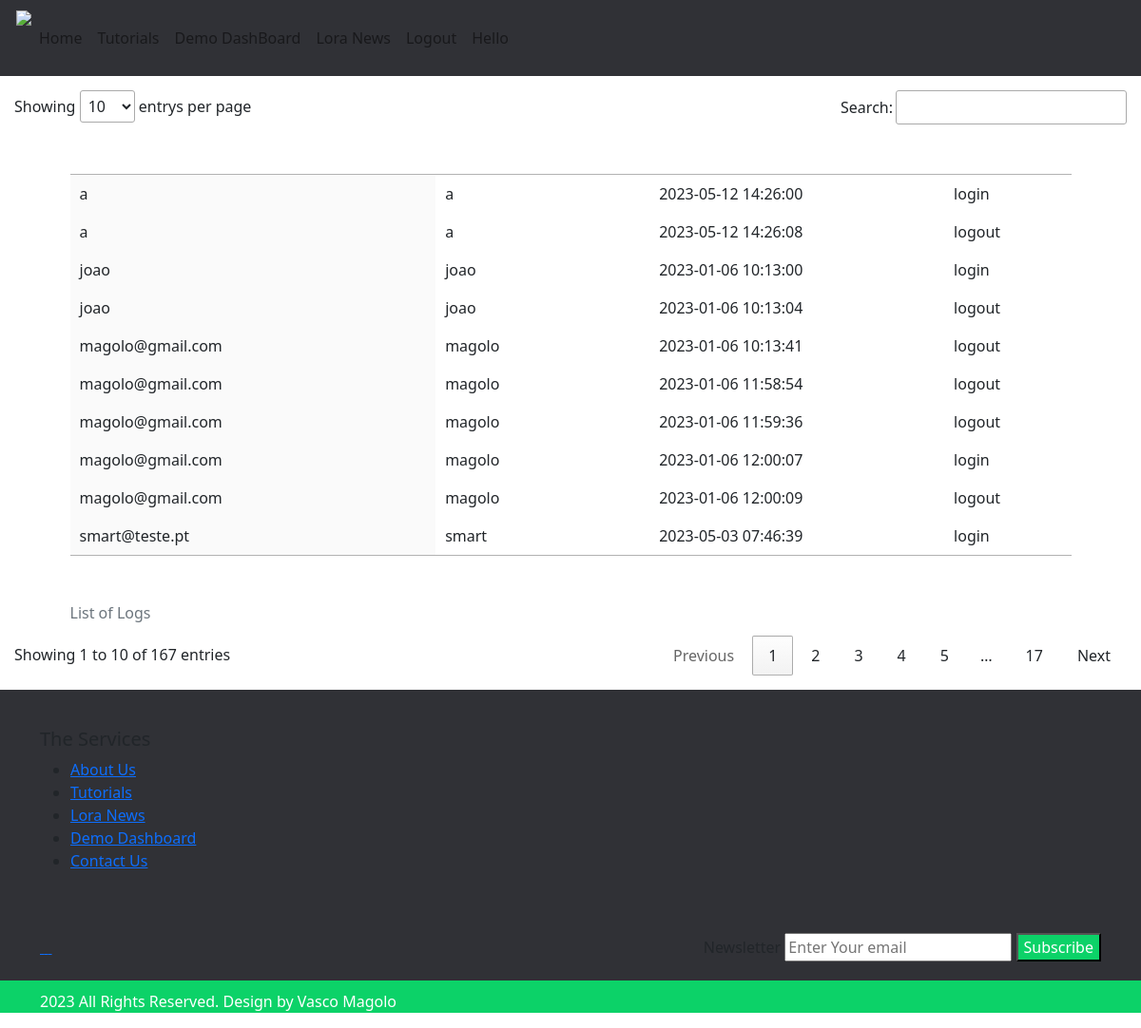
The page /website/pages/listaLogs.php (signed in) on the database as committed earlier.
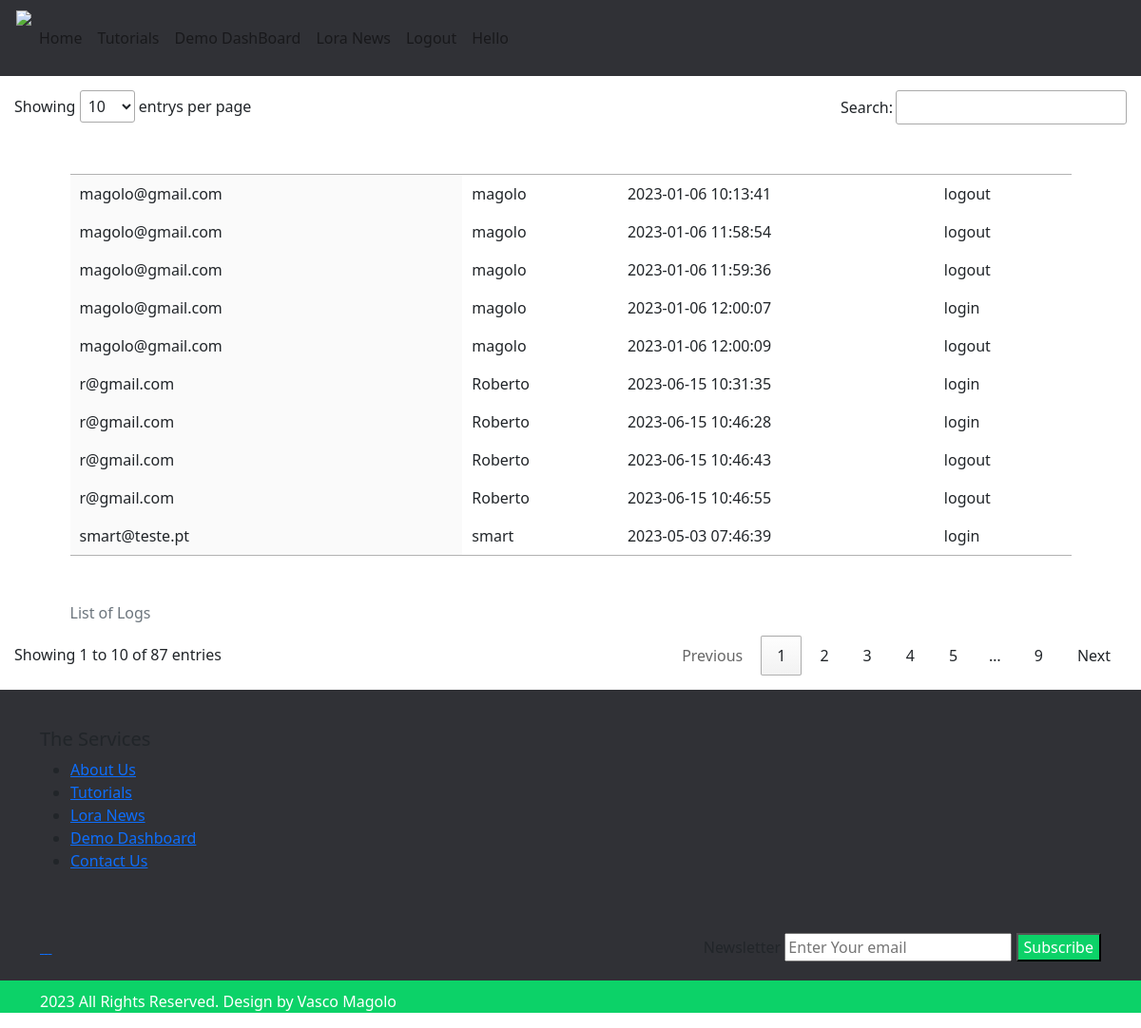
The same page on the database as committed later.
### tables this page shows
CREATE TABLE `logs` (
  `IDuser` int(11) NOT NULL,
  `Datalog` timestamp NOT NULL DEFAULT CURRENT_TIMESTAMP,
  `tipo` varchar(20) DEFAULT NULL
);

CREATE TABLE `users` (
  `IDuser` int(11) NOT NULL,
  `login` varchar(100) NOT NULL,
  `pass` varchar(100) NOT NULL,
  `nome` varchar(100) NOT NULL,
  `dataRegisto` timestamp NOT NULL DEFAULT CURRENT_TIMESTAMP ON UPDATE CURRENT_TIMESTAMP,
  `IDtipo` int(11) DEFAULT NULL,
  `IDestado` int(11) NOT NULL
);

### website/pages/listaLogs.php (the view, shortened to what this page needs)
<?php
include ('../scripts/ligaBD.php');
include ('../pages/head.php');
include('../pages/nav.php');
?>
<!DOCTYPE html>
<html>
  <head>
    <link rel="stylesheet" type="text/css" href="https://cdn.datatables.net/1.13.1/css/jquery.dataTables.css">
    <link rel=stylesheet type="text/css" href="../css/styleforLists.css" />
  </head>
  <body>
    <div style='overflow-x:auto;padding:15px;'>
  <table align="center" id="example" class="order-column" style="width:90%;background-color:white;">
  <caption> List of Logs </caption>
  <thead>
	  <tr>
    <th style="color: white;"> Login </th>
            <th style="color: white;"> Name </th>
		    <th style="color: white;"> DataLog </th>
			<th style="color: white;"> Type </th>
	  </tr>
  </thead>
<tbody>
	<?php
	$result = mysqli_query($ligaBD, "SELECT * FROM logs,users where Idestado=3 and logs.IDuser=users.IDuser");
	while($row = mysqli_fetch_assoc($result)) {
		echo "<tr>";
		echo "<td>" . $row['login'] . "</td>";
    echo "<td>" . $row['nome'] . "</td>";
		echo "<td>" . $row['Datalog'] . "</td>";
		echo "<td>" . $row['tipo'] . "</td>";
		echo"</tr>";
  }
    ?>
	<tfoot>
    <tr>
  <th style="color: white;"> Login </th>
            <th style="color: white;"> Name </th>
		    <th style="color: white;"> DataLog </th>
			<th style="color: white;"> Type </th>
		</tr>
	</tfoot>
</tbody>
</table>
</div>
</body>
<?php
include ('../pages/footer.php');
?>
</html>

### website/pages/head.php (shortened to what this page needs)
<!DOCTYPE html>
<html lang="en">
    <head>
        <link rel="stylesheet" href="../css/bootstrap.min.css">
        <link rel="stylesheet" href="../css/style.css">
        <link rel="stylesheet" href="../css/responsive.css">
        <link rel="stylesheet" href="../css/jquery.mCustomScrollbar.min.css">
        <link rel="stylesheet" href="https://netdna.bootstrapcdn.com/font-awesome/4.0.3/css/font-awesome.css">
        <link rel="stylesheet" href="https://cdnjs.cloudflare.com/ajax/libs/fancybox/2.1.5/jquery.fancybox.min.css" media="screen">
        <link rel="stylesheet" href="https://cdnjs.cloudflare.com/ajax/libs/font-awesome/4.7.0/css/font-awesome.min.css">
        <link rel="stylesheet" href="../css/styleImportant.css">
        <link href="https://cdn.jsdelivr.net/npm/bootstrap@5.2.3/dist/css/bootstrap.min.css" rel="stylesheet">
  </head>
    </head>
</html>
<body>
</body>

### website/pages/nav.php (shortened to what this page needs)
<head>
    <link href="https://cdn.jsdelivr.net/npm/bootstrap@5.2.3/dist/css/bootstrap.min.css" rel="stylesheet">
    <link rel="stylesheet" href="../css/styleImportant.css">
</head>
<nav class="navbar navbar-expand-sm navbar-light bg-dark" id='navbartoggle'style='min-height:5rem;height:auto;'>
    <div class="container-fluid">
        <div class="collapse navbar-collapse" id="navbarCollapse">
            <div class="navbar-nav ">
                <li class='nav-item'>
                    <a href='index.php'><img class="logo_main" src="../images/newlogo.png" style='pointer-events: none;margin-top:-30px;margin-left:5px;'></a>
                </li>
                <li class="nav-item"  >
                    <a class="nav-link" id='Home' href="../pages/index.php">Home</a>
                </li>
                <li class="nav-item" >
                    <a class="nav-link" id='Tutorials'href="../pages/blog.php">Tutorials</a>
                </li>
                <li class="nav-item" >
                    <a class="nav-link"id='DD' href="../pages/overview_test.php">Demo DashBoard</a>
                </li>
                <li class="nav-item">
                    <a class="nav-link"  id='LNews'href="../pages/news.php">Lora News</a>
                </li>
                <?php
                    if(isset($_SESSION['user'])) {
                ?>
                <li class="nav-item " ><a href="../scripts/logout.php"  id='Logout'class="nav-link" ><span class="glyphicon glyphicon-user"></span> Logout</a></li>
                <li class="nav-item ">
                    <a href="../pages/owndashboard.php"  id='PA'class='nav-link'>Hello
                            <?php
                    } else {
                        ?>
                        <li class="nav-item" >
                            <a href="../pages/log.php" id='login'class='nav-link'><span class="glyphicon glyphicon-user" ></span>Login</a>
                        </li>
                    <?php
                        }
                    ?>
            </div>
        </div>
    </div>
</nav>

### website/pages/footer.php (shortened to what this page needs)
<body>
      <div class="info_section layout_padding">
      <div class="container ">
        <div class="info_content">
              <div>
          <div class="row">
            <div class="col-md-4">
              <div class="d-flex">
                <h5>
                </h5>
              </div>
              <div class="d-flex ">
                <ul>
                  <li>
                    <a href="../pages/index.php#about">
                      About Us
                    </a>
                  </li>
                  <li>
                    <a href="../pages/blog.php">
                      Tutorials
                    </a>
                  </li>
                  <li>
                    <a href="../pages/news.php">
                      Lora News
                    </a>
                  </li>
                  <li>
                    <a href="../pages/overview_test.php">
                      Demo Dashboard
                    </a>
                  </li>
                  <li>
                    <a href="../pages/contact.php">
                      Contact Us
                    </a>
                  </li>
                </ul>
              </div>
            </div>
          </div>
        </div>
        <div class="d-flex flex-column flex-lg-row justify-content-between align-items-center align-items-lg-baseline">
          <div class="social-box">
            <a href="">
            </a>
            <a href="">
            </a>
            <a href="https://www.linkedin.com/in/vasco-magolo-16444622b/">
            </a>
          </div>
          <div class="form_container mt-5">
            <form  method='POST'>
              <label for="subscribeMail">
              </label>
              <input
                type="email"
                placeholder="Enter Your email"
                id="subscribeMail"
              />
              <button style='font-weight:400;background-color:#0cd268;color:#fff;'type="submit">
                Subscribe
              </button>
            </form>
          </div>
        </div>
        </div>
      </div>
    </div>
    <div class="copyright_section" style='padding-top:10px;background-color:#0cd268;'>
      <div class="container">
        <p class="copyright" style='color:#ffffff;font-weight:400;'>2023 All Rights Reserved. Design by Vasco Magolo</p>
      </div>
    </div>
  </body>
  </html>

### website/pages/nav.php (style rules this page uses)
.bg-dark { background-color:#303136 !important; }
.logo_main { width:4rem !important; }

### website/pages/footer.php (style rules this page uses)
.info_section { padding-bottom:15px;background-color:#303136 !important; }
.layout_padding { padding-top:40px; }

Rows that differ between the two databases and show on the page:
removed logs: IDuser.login "joao", IDuser.nome "joao", Datalog "2023-01-06 10:13:00", tipo "login"
removed logs: IDuser.login "joao", IDuser.nome "joao", Datalog "2023-01-06 10:13:04", tipo "logout"
removed logs: IDuser.login "a", IDuser.nome "a", Datalog "2023-05-12 14:26:00", tipo "login"
removed logs: IDuser.login "a", IDuser.nome "a", Datalog "2023-05-12 14:26:08", tipo "logout"
added logs: IDuser.login "r@gmail.com", IDuser.nome "Roberto", Datalog "2023-06-15 10:31:35", tipo "login"
added logs: IDuser.login "r@gmail.com", IDuser.nome "Roberto", Datalog "2023-06-15 10:46:28", tipo "login"
added logs: IDuser.login "r@gmail.com", IDuser.nome "Roberto", Datalog "2023-06-15 10:46:43", tipo "logout"
added logs: IDuser.login "r@gmail.com", IDuser.nome "Roberto", Datalog "2023-06-15 10:46:55", tipo "logout"
Other text that changed with them:
text written by a page script: "Showing entrys per page Search: Showing 1 to 10 of 167 entries Previous 1 2 3 4 5 … 17 Next" → "Showing entrys per page Search: Showing 1 to 10 of 87 entries Previous 1 2 3 4 5 … 9 Next"
